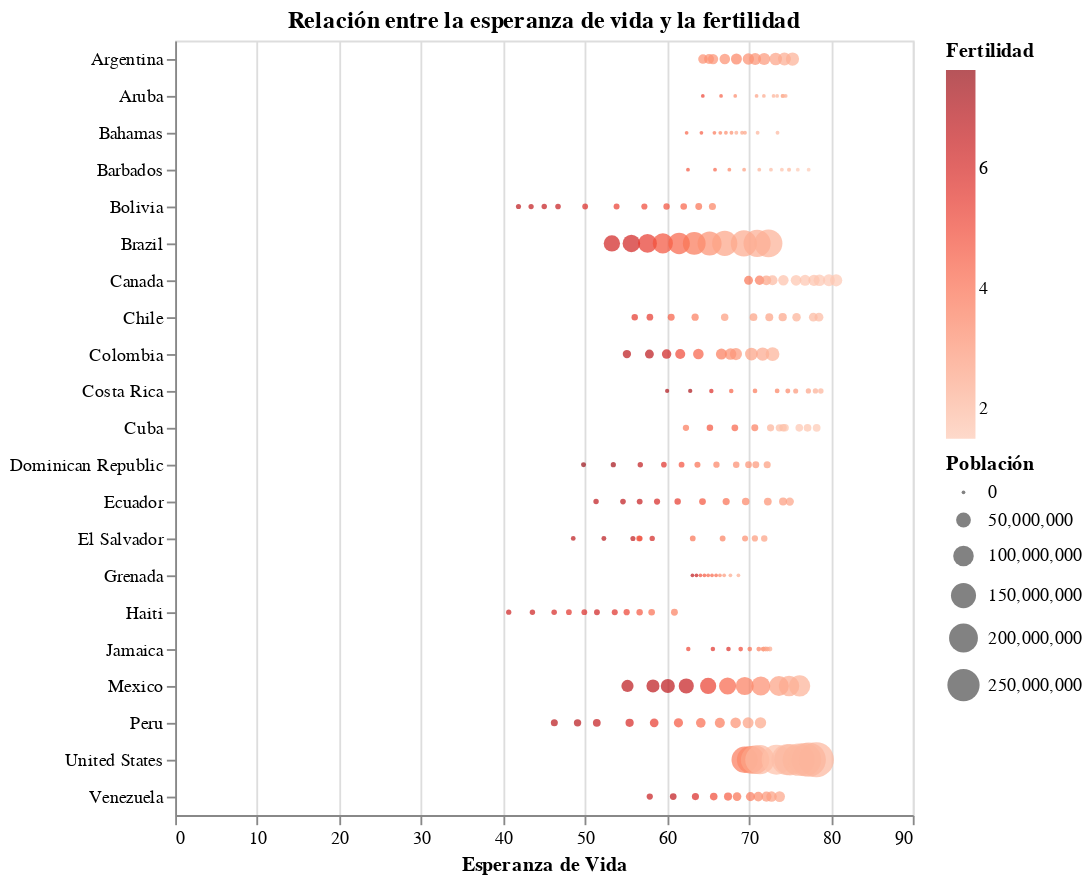

Source (notebook cell):
### Code cell
alt.Chart(latam).mark_circle().encode(
    y= alt.Y("country", title=""),
    x= alt.X("life_expect", title = "Esperanza de Vida"),
    color = alt.Color('fertility', title = "Fertilidad", scale = alt.Scale(scheme = "reds")),
    size = alt.Size("pop", title = "Población")
).properties(
 title = "Relación entre la esperanza de vida y la fertilidad",
)

### Figure 1 — Vega-Lite specification as saved in the notebook (floating-point values rounded to 4 significant figures; data arrays with more than 128 entries replaced by an {"elided": "..."} marker saying what was removed)
{"config": {"view": {"continuousWidth": 400, "continuousHeight": 300}}, "data": {"name": "data-a6843f92b179f76dde194708121bb1b4"}, "mark": "circle", "encoding": {"color": {"field": "fertility", "scale": {"scheme": "reds"}, "title": "Fertilidad", "type": "quantitative"}, "size": {"field": "pop", "title": "Población", "type": "quantitative"}, "x": {"field": "life_expect", "title": "Esperanza de Vida", "type": "quantitative"}, "y": {"field": "country", "title": "", "type": "nominal"}}, "title": "Relación entre la esperanza de vida y la fertilidad", "$schema": "https://vega.github.io/schema/vega-lite/v4.17.0.json", "datasets": {"data-a6843f92b179f76dde194708121bb1b4": {"elided": "231 records"}}}
